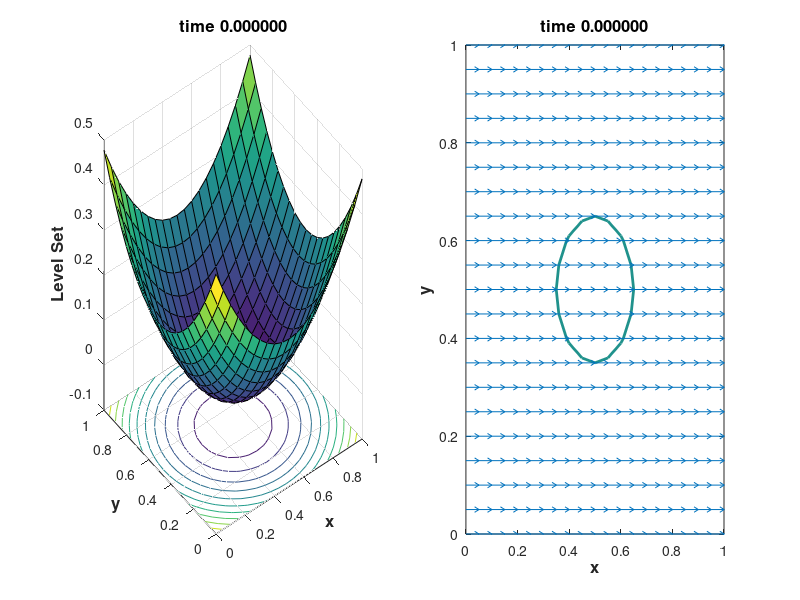

The MATLAB script that drew this image: (Note: this script raises an error after producing the figure.)
% Driver file to simulate a moving interface, parameterized by 
% (x(s,t),y(s,t)) with velocity [u(x(s,t),y(s,t),t),v(x(s,t),y(s,t),t)],
% in the domain [a,b]x[a,b] using the level set method 
% (so that psi(x(s,t),y(s,t),t) = 0).

% user-supplied parameters
a = 0;                                    % left/bottom boundary of domain
b = 1;                                    % right/top boundary of domain
M = 21;                                   % # of grid points
T = 5;                                    % final time
N = 100;                                  % # of time steps to take
delay = 0.1;                             % animation delay (0: no animation)
u = @(x,y,t)(cos(2*pi*t)*ones(size(x)));  % horiz. domain velocity u(x,y,t)
v = @(x,y,t)(zeros(size(x)));             % vert. domain velocity v(x,y,t)
phi0 = @(x,y)((x-0.5*(a+b)).^2 + (y-0.5*(a+b)).^2 ...
                    - (0.15*(b-a))^2);    % initial level set psi(x,0)

% set up domain and solution variables
[x,y] = meshgrid(linspace(a,b,M),linspace(a,b,M));
dx = x(1,2)-x(1,1);
dt = T/N;
Phi = zeros(size(x,1),size(x,2),N+1);
t = 0:dt:T;

% create initial level set and velocity
phi = phi0(x,y);
% phi = reinitializeFMM2D(x,y,phi,delay); %optional
% phi = reinitializePDE2D(x,y,phi,delay); %optional
Phi(:,:,1) = phi;

% find max velocity to scale quiver plots
max_vel = 0;
for j=1:N
    u_temp = u(x,y,(j-0.5)*dt);
    v_temp = v(x,y,(j-0.5)*dt);
    max_vel = max([max_vel ...
                    max(max(sqrt(u_temp.*u_temp + v_temp.*v_temp)))]);
end
u_temp = u(x,y,0);
v_temp = v(x,y,0);
scale = dx/max_vel;

if (delay > 0)
    close all;
    figure(1)
    subplot(1,2,1)
    surfc(x,y,phi)
    title(sprintf('time %f', t(1)),'fontsize',12,'fontweight','bold');
    xlabel('x','fontsize',12,'fontweight','bold');
    ylabel('y','fontsize',12,'fontweight','bold');
    zlabel('Level Set','fontsize',12,'fontweight','bold');
    subplot(1,2,2)
    contour(x,y,phi,[0 0],'linewidth',2)
    hold on;
    quiver(x,y,scale*u_temp,scale*v_temp,0);
    hold off;
    title(sprintf('time %f', t(1)),'fontsize',12,'fontweight','bold');
    xlabel('x','fontsize',12,'fontweight','bold');
    ylabel('y','fontsize',12,'fontweight','bold');
    pause(delay);
end

% main solution loop
for j=1:N
    
    % compute velocity at t_n + 0.5*dt
    u_nph = u(x,y,t(j)+0.5*dt);
    v_nph = v(x,y,t(j)+0.5*dt);
    
    % advect level set
    phi = advect2D(x,y,phi,u_nph,v_nph,dt);
    
    % reinitialize level set (optional)
    % phi = reinitializeFMM2D(x,phi);
    % phi = reinitializePDE2D(x,phi);
    
    % save interface position
    Phi(:,:,j+1) = phi;
   
    if (delay > 0)
        figure(1)
        subplot(1,2,1)
        surfc(x,y,phi)
        title(sprintf('time %f', t(j+1)),'fontsize',12,'fontweight','bold');
        xlabel('x','fontsize',12,'fontweight','bold');
        ylabel('y','fontsize',12,'fontweight','bold');
        zlabel('Level Set','fontsize',12,'fontweight','bold');
        subplot(1,2,2)
        contour(x,y,phi,[0 0],'linewidth',2)
        hold on;
        quiver(x,y,scale*u_nph,scale*v_nph,0)
        hold off;
        title(sprintf('time %f', t(j+1)),'fontsize',12,'fontweight','bold');
        xlabel('x','fontsize',12,'fontweight','bold');
        ylabel('y','fontsize',12,'fontweight','bold');
        pause(delay);
    end
    
end